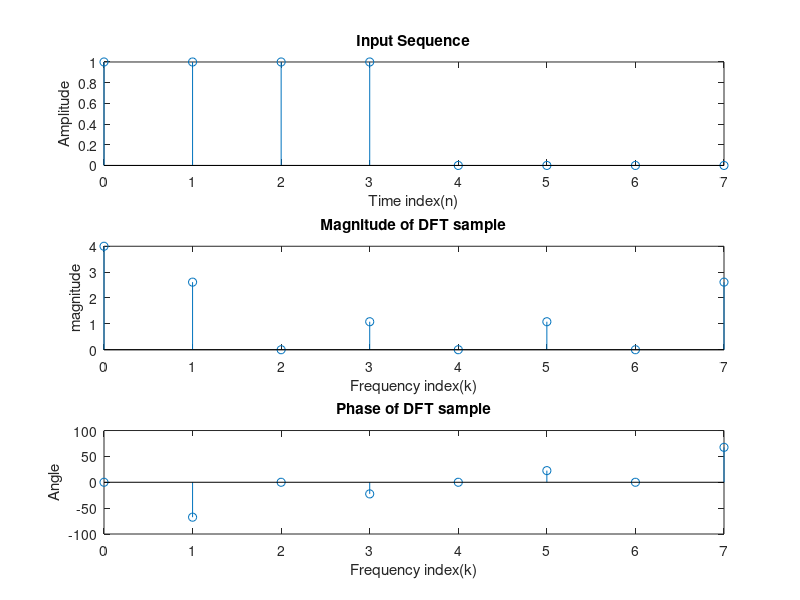

Reproduce this figure in MATLAB.
N=8;
x=[1 1 1 1 0 0 0 0]
m=8
y=fft(x,m)
n=0:N-1
k=0:m-1
subplot(311)
stem(n,x)
title('Input Sequence')
xlabel('Time index(n)')
ylabel('Amplitude')
subplot(312)
stem(k,abs(y))
title('Magnitude of DFT sample')
xlabel('Frequency index(k)')
ylabel('magnitude')

subplot(313)
stem(k,180*angle(y)/pi)
title('Phase of DFT sample')
xlabel('Frequency index(k)')
ylabel('Angle')